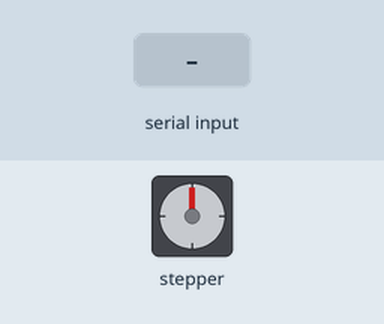
This sketch was run on a simulated Arduino Uno, built with avr-gcc and run on an emulated ATmega328P. On the bench: stepper motor. Wiring (inferred from the names in the program): stepper motor driver (200 steps per turn assumed): step pin 10; direction pin 9; enable pin 8. Inputs (shaded band) come from the test bench. What the sketch prints to the serial monitor is not drawn.

Above: at 1.2 s.
1.3 s: "1\n" received over Serial
At 1.45 s:
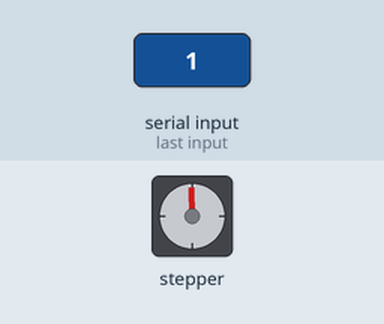
10.3 s: "90,45\n" received over Serial
At 10.3 s:
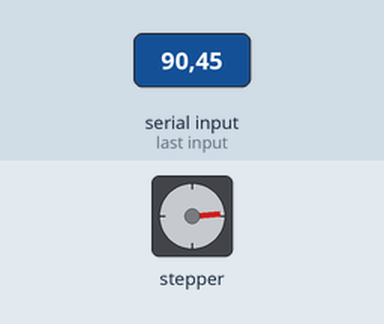
11.8 s: "1\n" received over Serial
At 12.25 s:
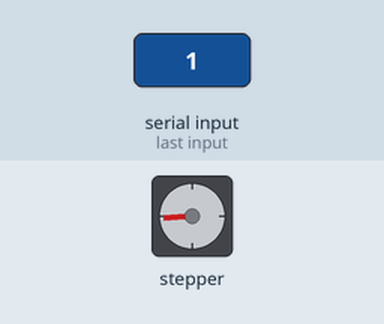
17.8 s: "30,150\n" received over Serial
At 18.9 s:
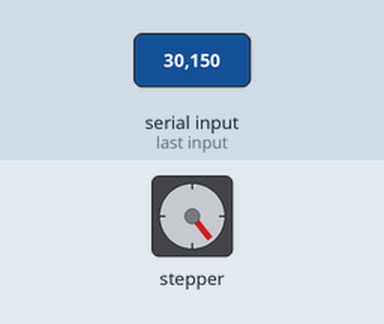
Timing chart, 0 to 20.3 s (numbered marks = the images above; inputs shaded):
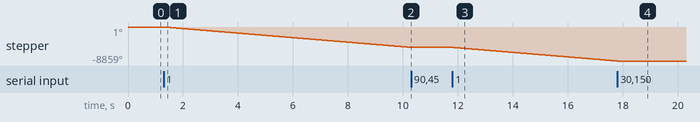

Measured:
- after the input at 1.3 s, stepper: keeps turning counter-clockwise at about 591°/s, starting at once
- after the input at 10.3 s, stepper: stops changing and stays -5315°
- after the input at 11.8 s, stepper: keeps turning counter-clockwise at about 591°/s, starting at once
- after the input at 17.8 s, stepper: stops changing and stays -8859°

The sketch:

conveyor_test.ino
```cpp
#define RECV_MAX_COUNT  10000

#define PIN_ENA   8
#define PIN_DIR   9
#define PIN_PUL   10


typedef enum _CONVEYOR_STATE {Conveyor_Ready, Conveyor_Run} CONVEYOR_STATE;

unsigned long recv_cnt = 0;

unsigned long time_p = 0;
unsigned long time_serial_p = 0;

unsigned long step_count  = 0;
CONVEYOR_STATE state = Conveyor_Ready;

void setup() {
  Serial.begin(115200);
  Serial.write('s');

  pinMode(PIN_ENA, OUTPUT);
  pinMode(PIN_DIR, OUTPUT);
  pinMode(PIN_PUL, OUTPUT);

  digitalWrite(PIN_ENA, LOW);
  digitalWrite(PIN_DIR, LOW);
}

void step_run(unsigned long time_c) {
  if((time_c - time_p) > 2) {
    if(state == Conveyor_Run) {

      digitalWrite(PIN_PUL, HIGH);
      delayMicroseconds(1000); // 0.1ms
      digitalWrite(PIN_PUL, LOW);
      delayMicroseconds(1000); // 0.1ms

      time_p = time_c;
    } else if (state == Conveyor_Ready) {
      digitalWrite(PIN_PUL, LOW);
      delayMicroseconds(1000); // 0.1ms
      digitalWrite(PIN_PUL, LOW);
      delayMicroseconds(1000); // 0.1ms
      recv_cnt = 0;
      time_p = time_c;
    }
  }
}

void loop() {
  unsigned long time_c = millis();

  if(Serial.available() > 0) {
    int incommingByte = Serial.read();
    if(incommingByte >='0') recv_cnt = (incommingByte - '0');
    if(recv_cnt == 1) state = Conveyor_Run;
    else if (recv_cnt == 0){
      state = Conveyor_Ready;
      recv_cnt = 0;
    }
  }
  if (!Serial){
    state = Conveyor_Ready;
  }
  step_run(time_c);
}
```
